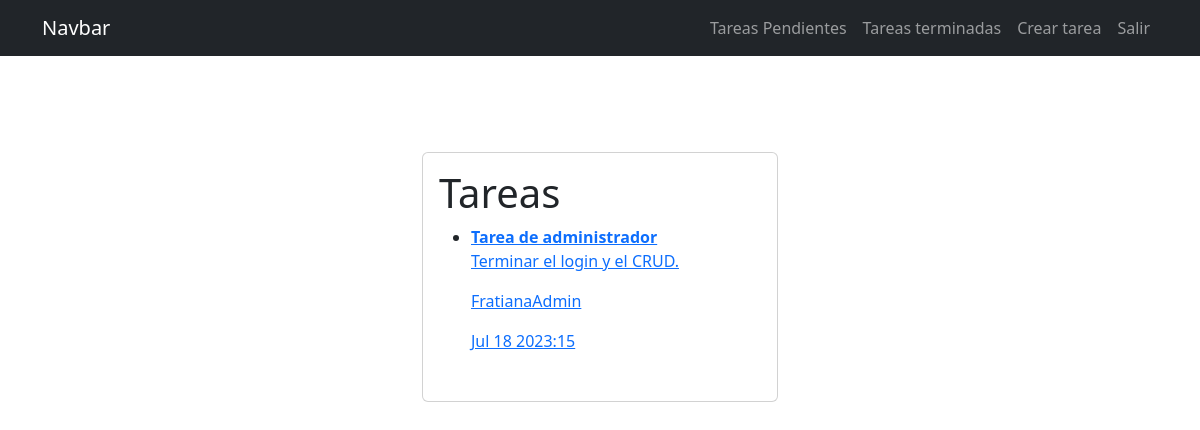
Screenshot of /tareas/listas/ (signed in) with the database file from the repository.
### catalog/models.py (models this page shows, shortened)
class tarea(models.Model):
    Nombre = models.CharField(max_length=80)
    Descripción = models.TextField(blank=True)
    Creado = models.DateTimeField(auto_now_add=True)
    Fecha_completada =models.DateTimeField(null=True, blank=True)
    Importante = models.BooleanField(default=False)
    user = models.ForeignKey(User, on_delete=models.CASCADE)

### catalog/views.py (the view)
# urls.py: path('tareas/listas/', views.tareas_listas, name='tareas_listas'),
@login_required
def tareas_listas(request):
    tareas1 = tarea.objects.filter(user=request.user, Fecha_completada__isnull=False) #devolver tareas de base de datos solo del usuario filtrado
    return render(request, 'Tareas.html', {"tareas": tareas1})

### catalog/templates/Tareas.html
{% extends 'base.html' %}
{% block content %}
<main class="container py-5">
    <div class="row">
        <section class="col-md-4 offset-md-4 mt-5 ">
            <section class="card card-body ">
                <h1>Tareas</h1>
                    <ul>
                        {% for tarea in tareas %}
                        <li>
                            <a href="{% url 'info_tarea' tarea.id %}">
                                {% if tarea.Importante %}
                                <strong> {{tarea.Nombre}}</strong>
                                {% else %}
                                    {{tarea.Nombre}}
                                {% endif %}
                                <p>{{tarea.Descripción}}</p>
                                <p>{{tarea.user.username}}</p>
                                <p>{{tarea.Fecha_completada|date:'M j Y:i'}}</p>
                            </a>
                        </li>
                        {% endfor %}
                     </ul>
            </section>
        </section>
    </div>
</main>
{% endblock %}

### rows the page displays
tarea: Nombre "Tarea de administrador", Descripción "Terminar el login y el CRUD.", user.username "FratianaAdmin", Fecha_completada "Jul 18 2023:15"
